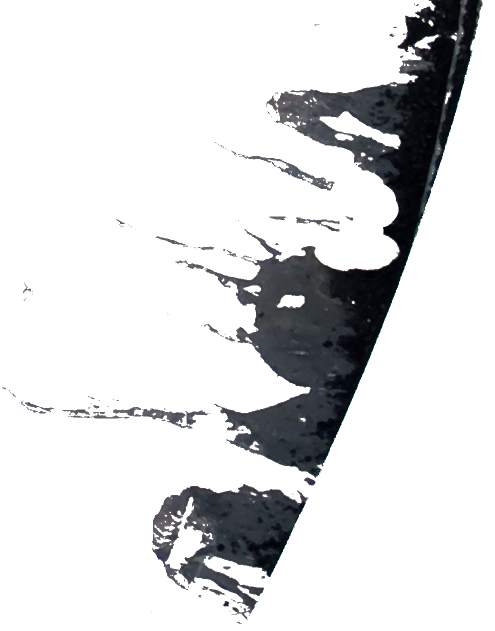
#> input picture src/synthesis/oil_extracted_base_clean.png, 989 x 1261 px (shown at 1/2 size); its folder holds only this picture in this run
$ python -i resize_4k3k.py   (imports and definitions only)
#> lines starting #> are read from the running program, lines starting #| are printed output that depends on the picture
import os
from pathlib import Path
from PIL import Image

INPUT_DIR = Path(
    r"C:\Users\Gebruiker\Documents\Falcker\AI\data\OlieDetectie\More oil roof trainingsdata"
)  # noqa: F821
OUTPUT_DIR = Path(
    r"C:\Users\Gebruiker\Documents\Falcker\AI\data\OlieDetectie\More oil roof trainingsdata"
)
TARGET_SIZE = (4000, 3000)  # width, height

# [1 line not run here, left out]


def resize_and_crop(img, target_size):
    """Resize while keeping aspect ratio, then crop the center."""
    img_ratio = img.width / img.height
    target_ratio = target_size[0] / target_size[1]

    # Resize
    if img_ratio > target_ratio:
        new_height = target_size[1]
        new_width = int(new_height * img_ratio)
    else:
        new_width = target_size[0]
        new_height = int(new_width / img_ratio)

    img = img.resize((new_width, new_height), Image.LANCZOS)

    # Crop center
    left = (new_width - target_size[0]) // 2
    top = (new_height - target_size[1]) // 2
    right = left + target_size[0]
    bottom = top + target_size[1]

    return img.crop((left, top, right, bottom))


def save_with_metadata(img, output_path, exif):
    if exif:
        img.save(output_path, exif=exif)
    else:
        img.save(output_path)


def process_image(path):
    img = Image.open(path)
#> img is the input picture: PIL image 989x1261 RGBA; mean R, G, B, A 7.6, 8.2, 9.3, 43.5
    exif_data = img.info.get("exif")

    width, height = img.size
#> width = 989; height = 1261
    filename = os.path.basename(path)
    output_path = os.path.join(OUTPUT_DIR, filename)

    if (width, height) == TARGET_SIZE:
        save_with_metadata(img, output_path, exif_data)
        print(f"Copied {filename} (already 4000x3000).")
        return

    if (width, height) == (8000, 6000):
        img = img.resize(TARGET_SIZE, Image.LANCZOS)
        save_with_metadata(img, output_path, exif_data)
        print(f"Downscaled {filename} → 4000x3000.")
        return

    img = resize_and_crop(img, TARGET_SIZE)
#> in resize_and_crop, `return img.crop((left, top, right, bottom))`:
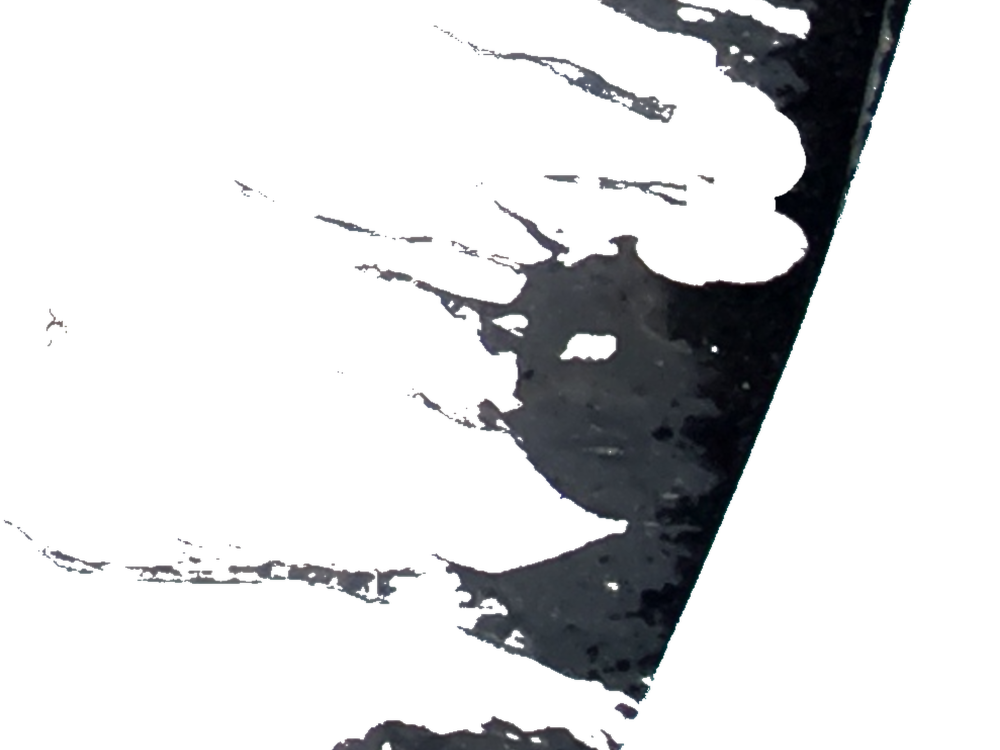
#> returned value: PIL image 4000x3000 RGBA (shown at 1/4 size); mean R, G, B, A 9.3, 10, 11.3, 45.3; transparent parts drawn white
    save_with_metadata(img, output_path, exif_data)
    print(f"Resized & cropped {filename} → 4000x3000.")


def main():
    for file in os.listdir(INPUT_DIR):
        if file.lower().endswith((".jpg", ".jpeg", ".png")):
            process_image(os.path.join(INPUT_DIR, file))

    print("\nDone! All images saved to:", OUTPUT_DIR)


# [2 lines not run here, left out]

>>> result = process_image('../synthesis/oil_extracted_base_clean.png')
